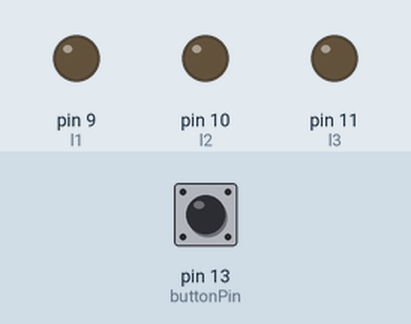
Recording of a sketch running on a simulated Arduino Uno, built with avr-gcc and run on an emulated ATmega328P. On the bench: output pins drawn as LEDs (lit = HIGH). Inputs (shaded band) come from the test bench; at power-on: pin 13 (buttonPin) HIGH.

Above: at 1.2 s.
1.3 s: pin 13 (buttonPin) pulled LOW for 3.2 s
At 5.1 s:
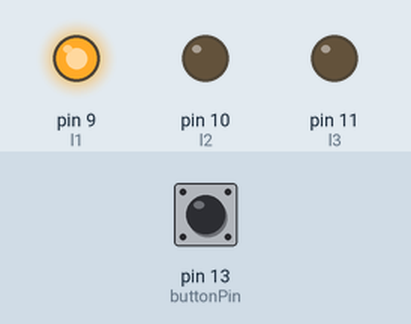
At 7.3 s:
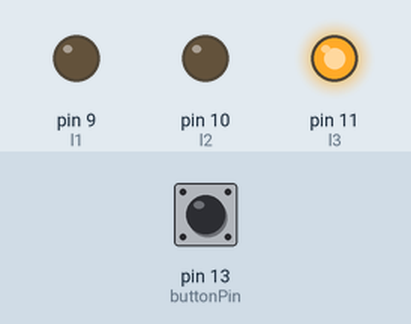
7.5 s: pin 13 (buttonPin) pulled LOW for 0.15 s
At 8.8 s:
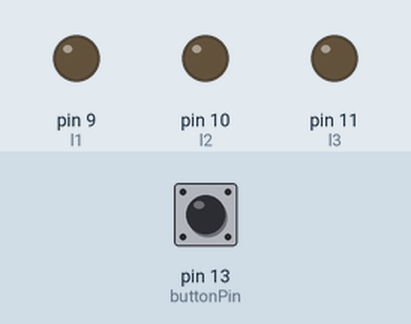
Timing chart, 0 to 10.5 s (numbered marks = the images above; inputs shaded):
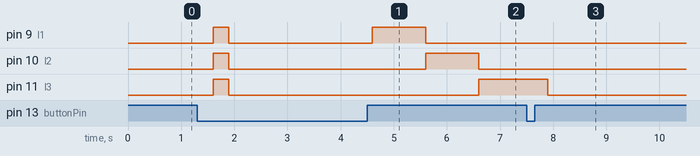

Measured:
- after the input at 1.3 s, pin 9 (l1): LOW → HIGH after 0.30 s, → LOW 0.30 s later, → HIGH 2.7 s later, → LOW 1.0 s later; pin 10 (l2): LOW → HIGH after 0.30 s, → LOW 0.30 s later, → HIGH 3.7 s later, → LOW 1.0 s later; pin 11 (l3): LOW → HIGH after 0.30 s, → LOW 0.30 s later, → HIGH 4.7 s later
- after the input at 7.5 s, pin 9 (l1), pin 10 (l2): stops changing and stays LOW

The sketch:

LEDCollection.ino
```cpp
int status = 0;
int buttonPin = 13;
int l1 = 9;
int l2 = 10;
int l3 = 11;

void setup() {
  // put your setup code here, to run once:

  pinMode(buttonPin, INPUT_PULLUP);
  pinMode(l1, OUTPUT);
  pinMode(l2, OUTPUT);
  pinMode(l3, OUTPUT);

  digitalWrite(l1, LOW);
  digitalWrite(l2, LOW);
  digitalWrite(l3, LOW);

}

void loop() {
  // put your main code here, to run repeatedly:

  if (digitalRead(buttonPin) == 0)
  {
    ( status < 3 ? status++ : status = 1 );
    delay(300);
  }

  switch (status)
  {
    case 1:
      digitalWrite(l1, HIGH);
      digitalWrite(l2, HIGH);
      digitalWrite(l3, HIGH);
      break;

    case 2:
      digitalWrite(l1, LOW);
      digitalWrite(l2, LOW);
      digitalWrite(l3, LOW);
      break;

    case 3:
      while (digitalRead(buttonPin) != 0)
      {
        digitalWrite(l3, LOW);
        digitalWrite(l1, HIGH);
        delay(1000);
        digitalWrite(l1, LOW);
        digitalWrite(l2, HIGH);
        delay(1000);
        digitalWrite(l2, LOW);
        digitalWrite(l3, HIGH);
        delay(1000);
      }
      status = 1;
      break;


  }

}
```
